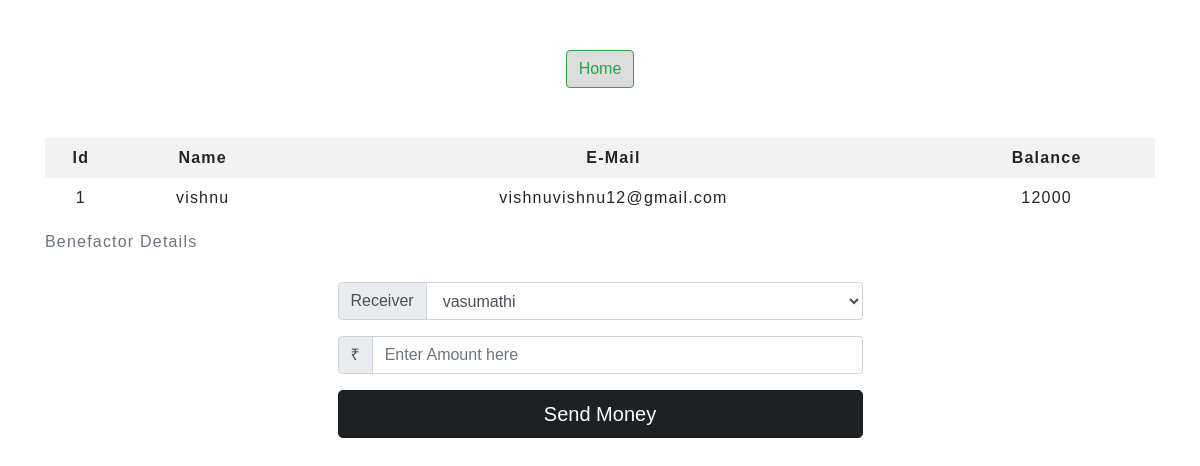
The app's page /include/select.php?id=1 with its own data.
### tables this page shows
CREATE TABLE `customers` (
  `id` int(11) NOT NULL,
  `Name` varchar(255) NOT NULL,
  `Email` varchar(255) NOT NULL,
  `Balance` float(20) NOT NULL
);

### include/select.php (the view, shortened to what this page needs)
<!DOCTYPE html>
<html lang="en">
<head>
    <link rel="stylesheet" href="https://maxcdn.bootstrapcdn.com/bootstrap/4.5.2/css/bootstrap.min.css">
    <link rel="stylesheet" type="text/css" href="../css/styles.css">
</head>
<body>
<?php
  include 'navhome.php';
?>
    <div class="container">
        <form method="POST">
            <?php
                include 'config.php';
                $sid=$_GET['id'];
                $result=mysqli_query($sql,"SELECT * FROM customers where id=$sid");
                $rows=mysqli_fetch_assoc($result);
            ?>
                <div>
                <table class="table table-hover table-sm table-striped table-borderless">
                            <caption>Benefactor Details</caption>
                                <thread class="thread-dark">
                                    <tr>
                                    <th scope="col" class="text-center py-2">Id</th>
                                    <th scope="col" class="text-center py-2">Name</th>
                                    <th scope="col" class="text-center py-2">E-Mail</th>
                                    <th scope="col" class="text-center py-2">Balance</th>
                                    </tr>
                                </thread>
                        <tr>
                    <td class="py-2"><?php echo $rows['id'] ?></td>
                    <td class="py-2"><?php echo $rows['Name'] ?></td>
                    <td class="py-2"><?php echo $rows['Email'] ?></td>
                    <td class="py-2"><?php echo $rows['Balance'] ?></td>
                </tr>
                </table>
                </div>
            <div class="container" style="width:50%">
                    <div class="input-group mb-3">
                        <div class="input-group-prepend">
                            <span class="input-group-text" id="inputGroup-sizing-default">Receiver</span>
                        </div>
                        <select id="rec" name="rec" class="form-control" aria-label="Default"
                            aria-describedby="inputGroup-sizing-default">
                        <?php
                        include 'config.php';
                        $sid=$_GET['id'];
                        $query = "SELECT * FROM customers where id!=$sid";
                        $result=mysqli_query($sql,$query);
                        while($rows = mysqli_fetch_assoc($result)) {
                    ?>
                        <option value="<?php echo $rows['id'];?>" >
                            <?php echo $rows['Name'] ;?>
                            <?php
                        }
                    ?>
                </select>
                    </div>
                    <div class="input-group mb-3">
                <div class="input-group-prepend">
                    <span class="input-group-text" id="inputGroup-sizing-default">₹</span>
                </div>
                <input type="number" name="amount" class="form-control" aria-label="Default"
                    aria-describedby="inputGroup-sizing-default" required placeholder="Enter Amount here"
                    oninvalid="this.setCustomValidity('Please Enter Price')" oninput="this.setCustomValidity('')">
            </div>
            <button class="btn btn-dark btn-lg btn-block active" name="send" value="Transfer">Send Money</button>
        </form>
    </div>
</body>
</html>

### css/styles.css (style rules this page uses)
span { color:white; }
.btn { background-color: gainsboro; }
button { height: 100%; width: 100%; }
* { padding: 0; margin: 0; box-sizing: border-box; font-family: sans-serif; }
table { letter-spacing: 1.2px; }
td { text-align: center; }
button { border:none; background: black; transition: 1s; }

### include/select.php (style rules this page uses)
body { background-size: cover; height: 100%; width: 100%; background-repeat: no-repeat; background-attachment: fixed; }

### records on screen
customers: id "1", Name "vishnu", Email "vishnuvishnu12@gmail.com", Balance "12000"

### other values on screen
form field rec "vasumathi"
